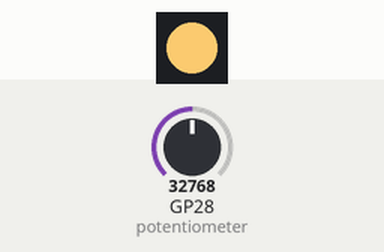
This program was run on a simulated Raspberry Pi Pico running MicroPython. Shown: 1 RGB LEDs in strip order, left to right. The inputs (shaded band) are chosen by the test bench; at power-on: GP28 (potentiometer) = 32768 (analog values on the 0–65535 scale). Dim RGB values are drawn brighter than linear; random numbers come from a fixed seed.

Above: at 1.2 s.
1.3 s: GP28 (potentiometer) set to 7864
At 2.3 s:
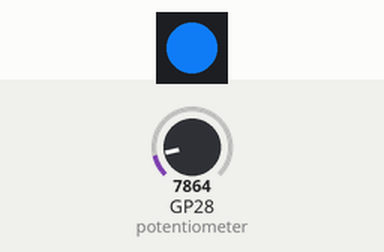
4.3 s: GP28 (potentiometer) set to 0
At 4.62 s:
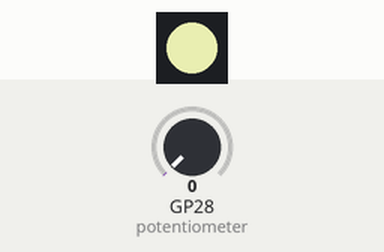
7.3 s: GP28 (potentiometer) set to 45874
At 8.3 s:
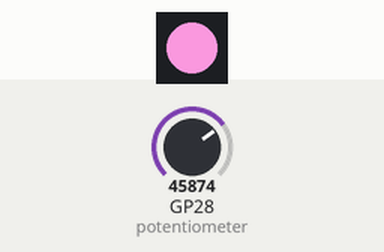
9.5 s: GP28 (potentiometer) set to 57670
Timing chart, 0 to 12.6 s (numbered marks = the images above; inputs shaded):
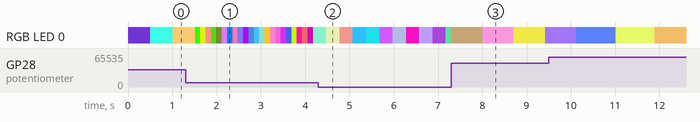

The program:

day-7-slider-flash-speed-control.py
```python
# Imports
import time
from machine import Pin, ADC
from neopixel import NeoPixel
import random

# Set up the slider on ADC pin 28
potentiometer = ADC(Pin(28))

# Define the LED pin number (2) and number of LEDs (1)
GRBled = NeoPixel(Pin(2), 1)

# Create a flash speed variable
flash = 0

while True:

    # Read the potentiometer value
    flash = potentiometer.read_u16() / 65000

    # Generate random GRB values
    g = random.randint(0,255)
    r = random.randint(0,255)
    b = random.randint(0,255)

    # Light the LED with the random GRB values
    GRBled.fill((g,r,b))
    GRBled.write()

    # Delay based on slider position
    time.sleep(flash)
```
